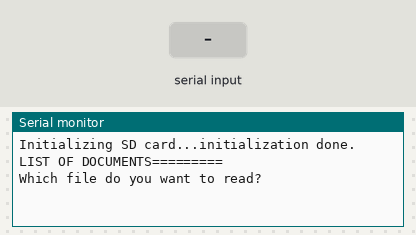
The sketch below on a simulated Arduino Uno, built with avr-gcc and run on an emulated ATmega328P. Shown: the last lines printed to the serial monitor. Inputs (shaded band) come from the test bench. Storage starts empty.

Above: at 1.2 s.
1.3 s: "1\n" received over Serial
At 2.5 s:
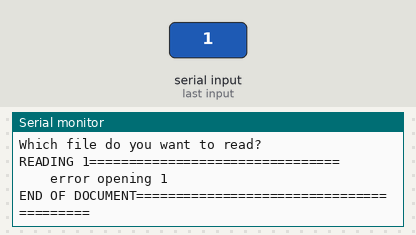
2.8 s: "0\n" received over Serial
At 3.9 s:
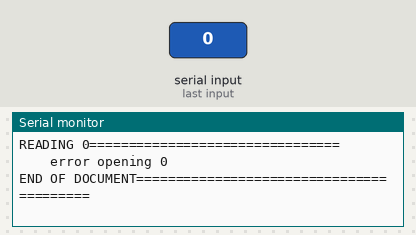
4.3 s: "2\n" received over Serial
At 5.0 s:
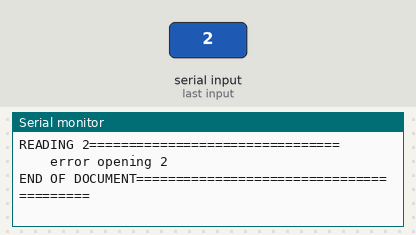

The sketch:

sd_readFiles.ino
```cpp
#include <SD.h>

const int chipSelect = 10;
File root;
String fileName;

void setup() {
 // Open serial communications and wait for port to open:
  Serial.begin(9600);
  // wait for Serial Monitor to connect. Needed for native USB port boards only:
  while (!Serial);

  Serial.print("Initializing SD card...");

  if (!SD.begin(chipSelect)) {
    Serial.println("initialization failed.");
    while (true);
  }

  Serial.println("initialization done.");

  Serial.println("LIST OF DOCUMENTS=========");

  root = SD.open("/");

  printDirectory(root, 0);
  root.close();

  Serial.println();
  Serial.println("Which file do you want to read?");
}

void loop() {
  if(Serial.available()){
    fileName = Serial.readStringUntil('\n');
    Serial.println("READING " + fileName + "================================");
    printContents(fileName);
    Serial.println("END OF DOCUMENT=========================================");
  }

}

void printDirectory(File dir, int numTabs) {
  while (true) {

    File entry =  dir.openNextFile();
    if (! entry) {
      // no more files
      break;
    }
    for (uint8_t i = 0; i < numTabs; i++) {
      Serial.print('\t');
    }
    Serial.print("  ");
    Serial.print(entry.name());
    if (entry.isDirectory()) {
      Serial.println("/");
      printDirectory(entry, numTabs + 1);
    } else {
      // files have sizes, directories do not
      Serial.print("\t\t");
      Serial.println(entry.size(), DEC);
    }
    entry.close();
  }
}

void printContents(String fileName)
{
  File file = SD.open(fileName);
  if (file) {
    while (file.available()) {
      Serial.write(file.read());
    }
  file.close();
  }
  else{
    Serial.println("    error opening " + fileName);
  }
}
```

Measured:
- after the input at 1.3 s, the serial monitor: prints a new line at once (image 1)
- after the input at 2.8 s, the serial monitor: prints a new line at once (image 2)
- after the input at 4.3 s, the serial monitor: prints a new line at once (image 3)
